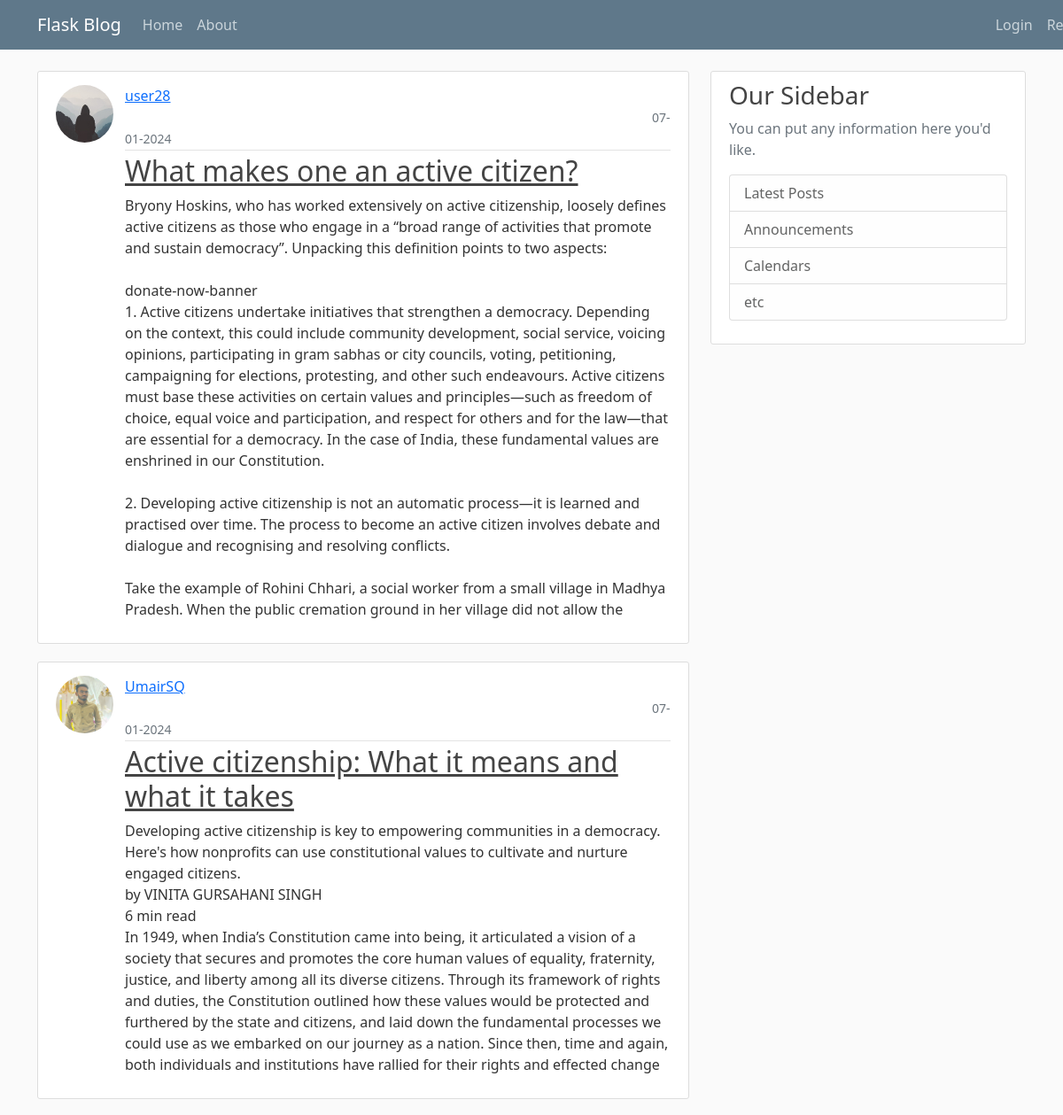
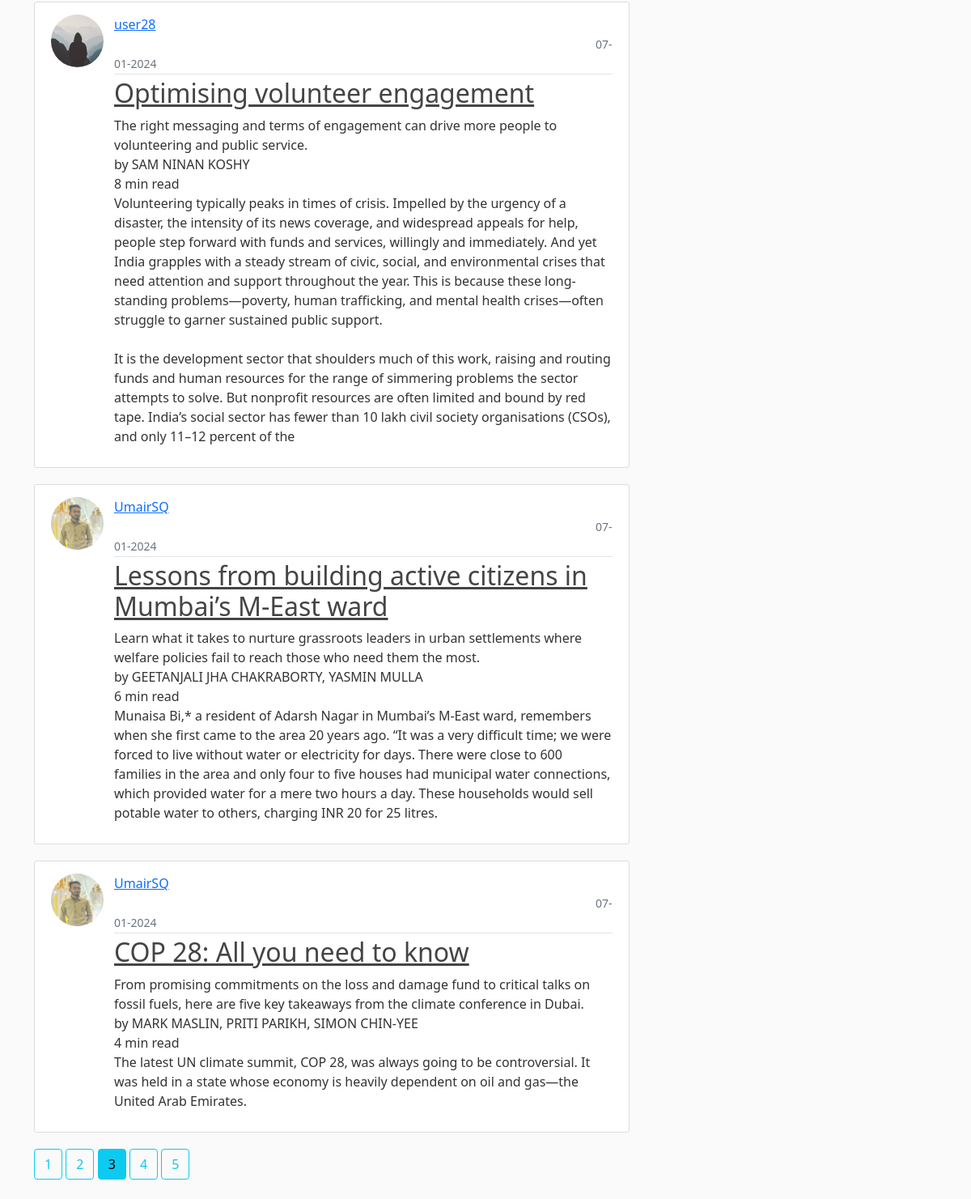
Screenshot of /home?page=3 with the database file from the repository (2 pictures, top to bottom).
### flaskblog/models.py (models this page shows, shortened)
class Post(db.Model):
    id = db.Column(db.Integer, primary_key=True)
    title = db.Column(db.String(100), nullable=True)
    date_posted = db.Column(db.DateTime, nullable=False, default=datetime.utcnow)
    content = db.Column(db.Text, nullable=False)
    user_id = db.Column(db.Integer, db.ForeignKey('user.id'), nullable=False)

class User(db.Model, UserMixin):
    id = db.Column(db.Integer, primary_key=True)
    username = db.Column(db.String(20), unique=True, nullable=False)
    email = db.Column(db.String(35), unique=True, nullable=False)
    password = db.Column(db.String(30), nullable=False)
    image_file = db.Column(db.String(60), nullable=False, default='default.jpg')
    posts = db.relationship('Post', backref='author', lazy=True)

### flaskblog/routes.py (the view)
@app.route('/')
@app.route('/home')
def home():
    page = request.args.get('page', 1, type=int)
    posts = Post.query.order_by(Post.date_posted.desc()).paginate(page=page, per_page=5)                  #this code displays only specified 'per_page' no. of blog posts on the 1 page
    return render_template('home.html', posts=posts)                                    #the oredr_by(Post.date_posted.desc()) displays the newest/latest posts on the top

### flaskblog/templates/home.html (shortened to what this page needs)
{% extends "base.html" %}
{% block content %}
{% for post in posts.items %}
<article class="media content-section">
    <img id="move1" class="rounded-circle article-img" src="{{ url_for('static', filename = 'profile_pics/' + post.author.image_file) }}" >
    <div class="media-body" id="move">
        <div class="article-metadata"  >
            <a class="mr-2" href="{{ url_for('user_post', username=post.author.username) }}">{{ post.author.username }}</a>
            <small class="text-muted " style="margin-left:595px">{{ post.date_posted.strftime('%d-%m-%Y') }}</small>
        </div>
        <h2><a class="article-title" href="{{ url_for('post', post_id=post.id) }}">{{ post['title'] }}</a></h2>
        <p class="article-content">{{ post['content'] }}</p>
    </div>
</article>
{% endfor %}
{% for page_num in posts.iter_pages(left_edge=1, right_edge=1, left_current=1, right_current=2) %}
   {% if page_num %}
      {% if posts.page == page_num %}
         <a class="btn btn-info mb-4" href="{{ url_for('home', page=page_num) }}">{{ page_num }}</a>
      {% else %}
        <a class="btn btn-outline-info mb-4" href="{{ url_for('home', page=page_num) }}">{{ page_num }}</a>
      {% endif %}
   {% else %}
      ...
   {% endif %}
{% endfor %}
{% endblock content %}

### flaskblog/static/main.css (style rules this page uses)
body { background: #fafafa; color: #333333; margin-top: 5rem; }
h1, h2, h3, h4, h5, h6 { color: #444444; }
.content-section { background: #ffffff; padding: 10px 20px; border: 1px solid #dddddd; border-radius: 3px; margin-bottom: 20px; }
.article-title { color: #444444; }
.article-content { white-space: pre-line; }
.article-img { height: 65px; width: 65px; margin-right: 16px; }
.article-metadata { padding-bottom: 1px; margin-bottom: 4px; border-bottom: 1px solid #e3e3e3 }

### flaskblog/templates/home.html (style rules this page uses)
#move { margin-left: 78px; margin-top: -65px; }
#move1 { margin-top: 5px; }

### rows the page displays
Post: image_file (placeholder picture), author.username "user28", date_posted "07-01-2024", title "What makes one an active citizen?", content "Bryony Hoskins, who has worked extensively on active citizenship, loosely defines active citizens as those who engage in a “broad range of activities that promote and sustain democracy”. Unpacking this definition points to two aspects: donate-now-banner 1. Active citizens undertake initiatives that strengthen a democracy. Depending on the context, this could include community development, social service, voicing opinions, participating in gram sabhas or city councils, voting, petitioning, campaigning for elections, protesting, and other such endeavours. Active citizens must base these activities on certain values and principles—such as freedom of choice, equal voice and participation, and…"
Post: image_file (picture), author.username "UmairSQ", date_posted "07-01-2024", title "Active citizenship: What it means and what it takes", content "Developing active citizenship is key to empowering communities in a democracy. Here's how nonprofits can use constitutional values to cultivate and nurture engaged citizens. by VINITA GURSAHANI SINGH 6 min read In 1949, when India’s Constitution came into being, it articulated a vision of a society that secures and promotes the core human values of equality, fraternity, justice, and liberty among all its diverse citizens. Through its framework of rights and duties, the Constitution outlined how these values would be protected and furthered by the state and citizens, and laid down the fundamental processes we could use as we embarked on our journey as a nation. Since then, time and again,…"
Post: image_file (placeholder picture), author.username "user28", date_posted "07-01-2024", title "Optimising volunteer engagement", content "The right messaging and terms of engagement can drive more people to volunteering and public service. by SAM NINAN KOSHY 8 min read Volunteering typically peaks in times of crisis. Impelled by the urgency of a disaster, the intensity of its news coverage, and widespread appeals for help, people step forward with funds and services, willingly and immediately. And yet India grapples with a steady stream of civic, social, and environmental crises that need attention and support throughout the year. This is because these long-standing problems—poverty, human trafficking, and mental health crises—often struggle to garner sustained public support. It is the development sector that shoulders much…"
Post: image_file (picture), author.username "UmairSQ", date_posted "07-01-2024", title "Lessons from building active citizens in Mumbai’s M-East ward", content "Learn what it takes to nurture grassroots leaders in urban settlements where welfare policies fail to reach those who need them the most. by GEETANJALI JHA CHAKRABORTY, YASMIN MULLA 6 min read Munaisa Bi,* a resident of Adarsh Nagar in Mumbai’s M-East ward, remembers when she first came to the area 20 years ago. “It was a very difficult time; we were forced to live without water or electricity for days. There were close to 600 families in the area and only four to five houses had municipal water connections, which provided water for a mere two hours a day. These households would sell potable water to others, charging INR 20 for 25 litres."
Post: image_file (picture), author.username "UmairSQ", date_posted "07-01-2024", title "COP 28: All you need to know", content "From promising commitments on the loss and damage fund to critical talks on fossil fuels, here are five key takeaways from the climate conference in Dubai. by MARK MASLIN, PRITI PARIKH, SIMON CHIN-YEE 4 min read The latest UN climate summit, COP 28, was always going to be controversial. It was held in a state whose economy is heavily dependent on oil and gas—the United Arab Emirates."

### other values shown
{{ page_num }} "1" "2" "4" "5"
{{ page_num }} "3"
